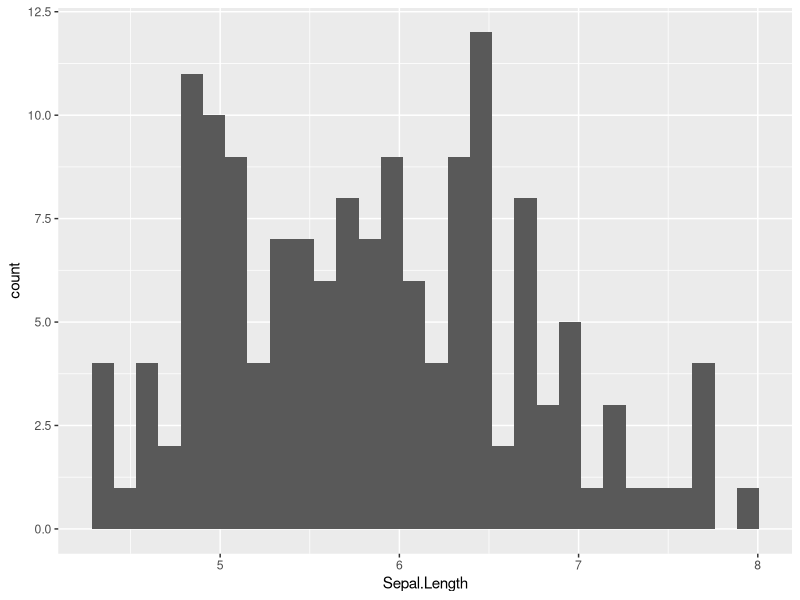
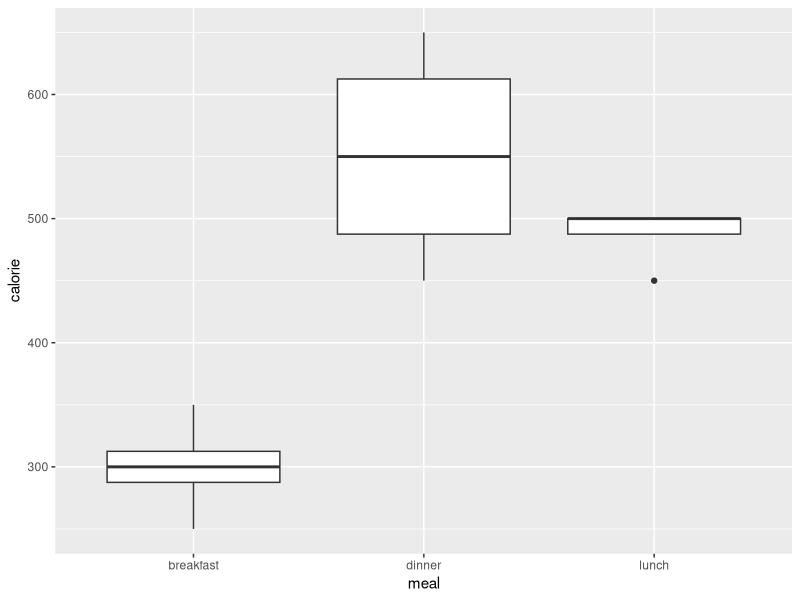
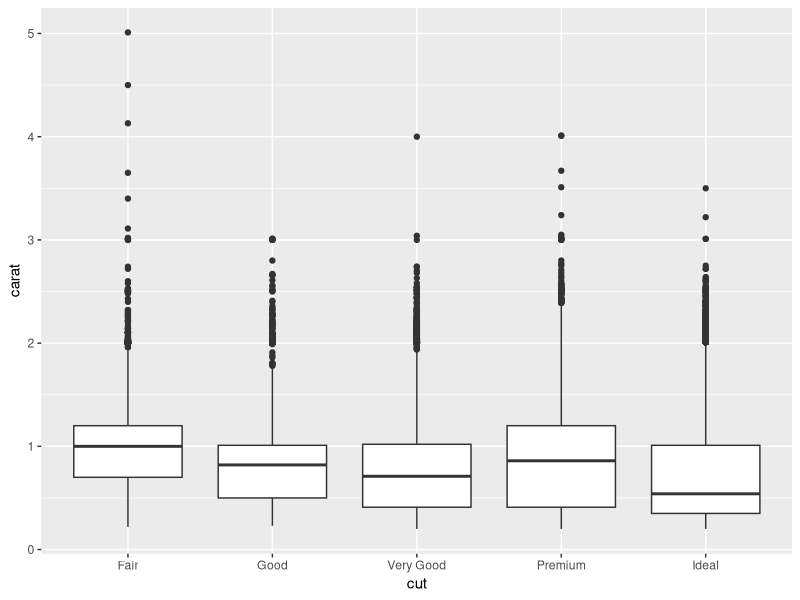
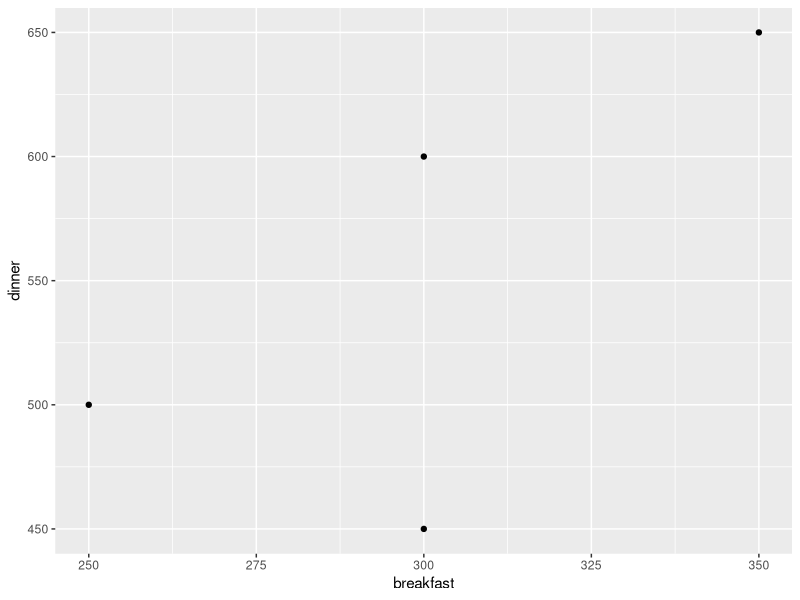
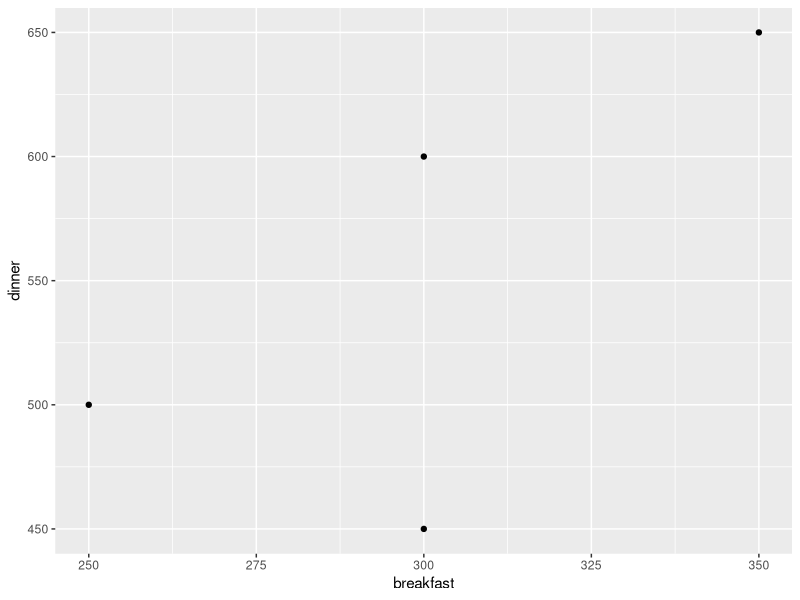

Write the R code that produced these figures, in order.
## ---- chunk 1
library(tidyverse) 
library(knitr) 
opts_chunk$set(
  tidy = FALSE,
  cache = FALSE,
  echo = TRUE,
  warning = FALSE,
  message = FALSE,
  dpi = 300,
  fig.align = "center",
  fig.width = 4,
  fig.height = 4
  )
filter <- dplyr::filter
options(width = 70) # controls console (and slide) output width
## ---- chunk 2
d <- iris # iris data set comes with base R
dim(d)
## ---- chunk 3
head(d)
## ---- chunk 4
table(d$Species)
## ---- chunk 5
g <- ggplot(d, aes(Sepal.Length)) + geom_histogram()
print(g)
## ---- chunk 6
x.in <- c(1, 3, 6, 2, 5, 4) 
x.in %>% sum() # this is same as sum(x.in) #<<
## ---- chunk 7
x.in %>% sort()
x.in %>% sort(decreasing = T)
## ---- chunk 8
num <- 1:100
log.num <- log(num) # log() computes the natural logarithm #<<
sqrt.log.num <- sqrt(log.num) # sqrt() computes the square root #<<
sum(sqrt.log.num)
## ---- chunk 9
sum(sqrt(log(num))) # repeated application of functions
## ---- chunk 10
num %>% log() %>% sqrt() %>% sum() # chain reaction!
## ---- chunk 11
s1 <- select(d, Sepal.Length, Sepal.Width) #<<
dim(s1)
head(s1)
## ---- chunk 12
s2 <- select(d, Sepal.Length, Sepal.Width, Petal.Length, Petal.Width)
dim(s2)
head(s2)
## ---- chunk 13
s3 <- select(d, -Species) #<<
head(s3)
## ---- chunk 14
f1 <- filter(d, Species == "setosa") # note use of ==, not = #<<
dim(f1)
head(f1)
## ---- chunk 15
f2 <- filter(d, Species %in% c("setosa", "virginica")); dim(f2)
tail(f2)
## ---- chunk 16
f3 <- filter(d, Species != "versicolor"); dim(f3)
## ---- chunk 17
f4 <- filter(d, Sepal.Length < 6)
dim(f4)
head(f4)
## ---- chunk 18
# multiple conditions (comma separated) can be used in filter()
f5 <- filter(d, Sepal.Length >= 5.7, Species == "virginica")
dim(f5)
## ---- chunk 19
m1 <- mutate(d, Sepal.Sum = Sepal.Length + Sepal.Width) #<<
dim(m1)
head(m1)
## ---- chunk 20
m2 <- mutate(d, size = ifelse(Sepal.Length >= 5, "big", "small")) #<<
dim(m2)
head(m2)
## ---- chunk 21
m3 <- mutate(d, ID = paste0("obs", 1:nrow(d))); head(m3)
## ---- chunk 22
a1 <- arrange(d, Sepal.Length) #<<
dim(a1)
head(a1)
## ---- chunk 23
a2 <- arrange(d, desc(Sepal.Length)) #<<
dim(a2)
head(a2)
## ---- chunk 24
r1 <- mutate(d, Diff = Sepal.Length - Sepal.Width)
## ---- chunk 25
r2 <- filter(r1, Diff > 1.5, Species == "setosa")
## ---- chunk 26
r3 <- select(r2, Sepal.Length, Sepal.Width, Diff)
## ---- chunk 27
r4 <- arrange(r3, desc(Diff)); head(r4)
## ---- chunk 28
r5 <- d %>% 
  mutate(Diff = Sepal.Length - Sepal.Width) %>%
  filter(Diff > 1.5, Species == "setosa") %>%
  select(Sepal.Length, Sepal.Width, Diff) %>%
  arrange(desc(Diff))
head(r5)
## ---- chunk 29
r6 <- d %>%
  select(Species, Petal.Width) %>%
  mutate(ID = paste0("obs", 1:nrow(.))) #<<
head(r6)
## ---- chunk 30
d %>% count(Species) #<<
## ---- chunk 31
d %>% pull(Sepal.Length) %>% head() #<<
## ---- chunk 32
d %>% select(Species, Petal.Width) %>%
  mutate(ID = paste0("obs", 1:nrow(.))) %>%
  slice(5:8) # rows 5 through 8 #<<
## ---- chunk 33
d %>% top_n(3, Sepal.Width) #<<
## ---- chunk 34
cal_wide <- data.frame(subject = paste0("Patient", 1:4),
                      breakfast = c(300, 350, 300, 250),
                      lunch = c(500, 500, 500, 450),
                      dinner = c(600, 650, 450, 500))
print(cal_wide)
## ---- chunk 35
cal_wide %>%
  pivot_longer(cols = c("breakfast", "lunch", "dinner"), 
               names_to = "meal", 
               values_to = "calorie") %>%
  ggplot(aes(meal, calorie)) +
  geom_boxplot()
## ---- chunk 36
ggplot(diamonds, aes(x = cut, y = carat)) + geom_boxplot() 
## ---- chunk 37
diamonds %>% select(cut, carat) %>% head()
## ---- chunk 38
cal_long <- cal_wide %>%
  pivot_longer(cols = c("breakfast", "lunch", "dinner"), #<<
               names_to = "meal", #<<
               values_to = "calorie") %>% #<<
  arrange(subject)
head(cal_long)
## ---- chunk 39
cal_long_2 <- cal_wide %>%
  pivot_longer(cols = -c("subject"), # note the use of - #<<
               names_to = "meal", 
               values_to = "calorie") %>%
  arrange(subject)
head(cal_long_2)
## ---- chunk 40
cal_wide %>% ggplot(aes(breakfast, dinner)) + geom_point()
## ---- chunk 41
cal_wide_2 <- cal_long %>%
  pivot_wider(names_from = "meal", values_from = "calorie") #<<
head(cal_wide_2)
## ---- chunk 42
cal_wide_2 %>% ggplot(aes(breakfast, dinner)) + geom_point()
## ---- chunk 43
cal_wide_2 %>% mutate(difference = dinner - lunch)
